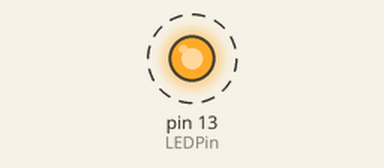
The sketch below on a simulated Arduino Uno, built with avr-gcc and run on an emulated ATmega328P. On the bench: output pins drawn as LEDs (lit = HIGH). Dashed ring = blinking.

Above: at 0.15 s.
Timing chart, 0 to 3.0 s (numbered marks = the images above):
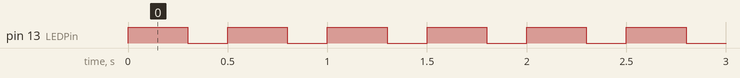

The sketch:

Lesson01.ino
```cpp
int LEDPin=13;
int waitTimeOn=300;
int waitTimeOff=200;

void setup() {

  pinMode(LEDPin,OUTPUT);

}

void loop() {

  digitalWrite(LEDPin,HIGH);
  delay(waitTimeOn);
  digitalWrite(LEDPin,LOW);
  delay(waitTimeOff);

}
```

Measured:
- by itself, pin 13 (LEDPin): alternates HIGH for 0.30 s and LOW for 0.20 s
